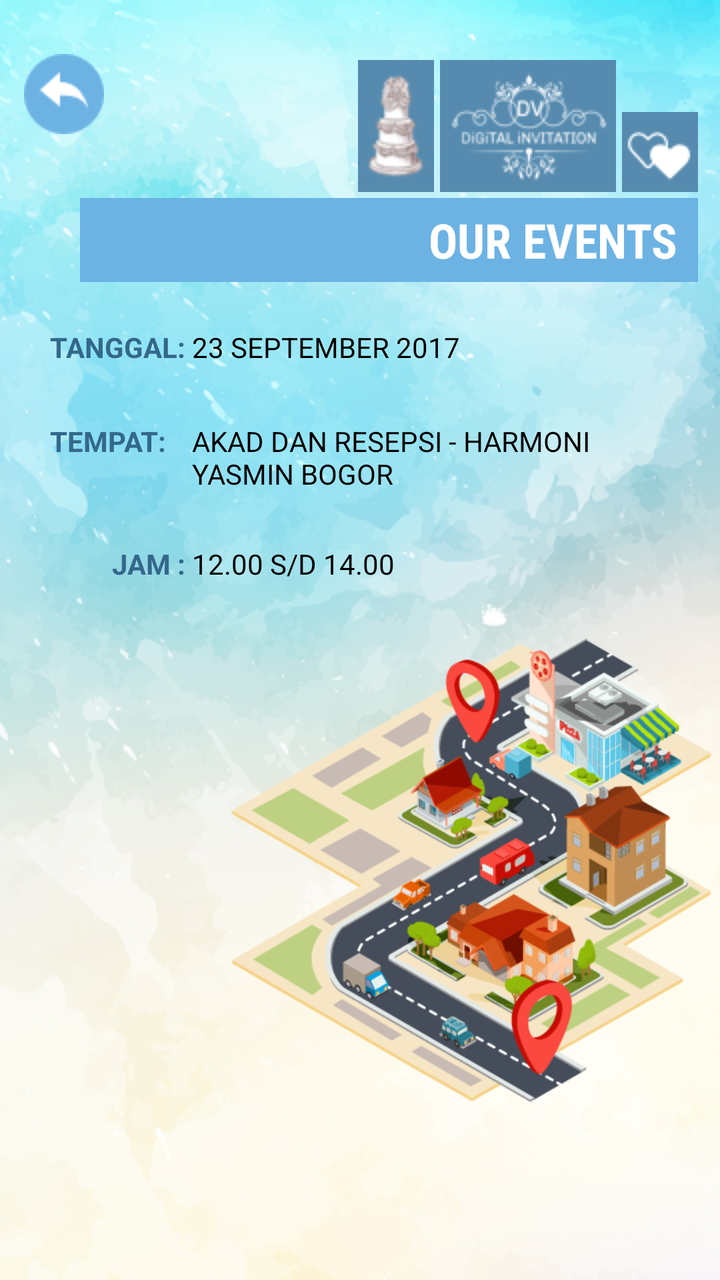
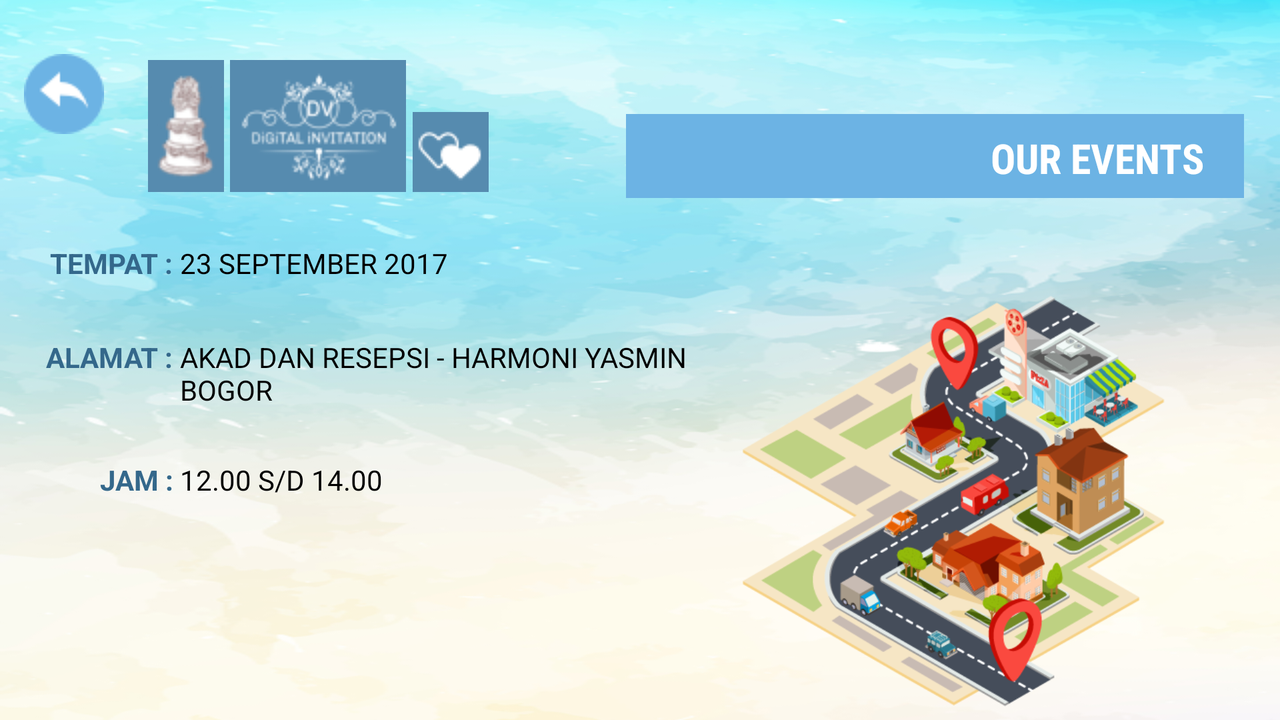

The same Android screen from two of the app's own layout files: first res/layout/ as a phone draws it, then the repository's variant for another configuration, drawn on a device whose configuration selects that folder. Both files follow.
<!-- AndroidManifest.xml: application theme AppTheme -->
<!-- res/layout/activity_our_events.xml -->
<?xml version="1.0" encoding="utf-8"?>
<android.support.constraint.ConstraintLayout xmlns:android="http://schemas.android.com/apk/res/android"
    xmlns:app="http://schemas.android.com/apk/res-auto"
    xmlns:tools="http://schemas.android.com/tools"
    android:layout_width="match_parent"
    android:layout_height="match_parent"
    android:background="@drawable/bg"
    tools:context="com.ditestudio.digivpro.ourEvents">

    <RelativeLayout
        android:layout_width="fill_parent"
        android:layout_height="fill_parent"
        android:id="@+id/relative1"
        tools:layout_editor_absoluteX="0dp"
        tools:layout_editor_absoluteY="16dp">

        <ImageView
            android:id="@+id/imageCake"
            android:layout_width="wrap_content"
            android:layout_height="wrap_content"
            android:paddingBottom="3dp"
            android:paddingTop="3dp"
            app:srcCompat="@drawable/cake"
            android:layout_alignTop="@+id/backButton"
            android:layout_toLeftOf="@+id/imageLogo"
            android:layout_toStartOf="@+id/imageLogo" />

        <ImageView
            android:id="@+id/imageLogo"
            android:layout_width="wrap_content"
            android:layout_height="wrap_content"
            android:padding="3dp"
            app:srcCompat="@drawable/digiv_top_logo"
            android:layout_alignTop="@+id/imageCake"
            android:layout_toLeftOf="@+id/imageHearts"
            android:layout_toStartOf="@+id/imageHearts" />

        <ImageView
            android:id="@+id/imageHearts"
            android:layout_width="wrap_content"
            android:layout_height="wrap_content"
            android:layout_alignBottom="@+id/imageLogo"
            android:layout_alignParentEnd="true"
            android:layout_alignParentRight="true"
            android:layout_marginEnd="11dp"
            android:layout_marginRight="11dp"
            android:paddingBottom="3dp"
            android:paddingTop="3dp"
            app:srcCompat="@drawable/hearts" />

        <ImageButton
            android:id="@+id/backButton"
            android:layout_width="wrap_content"
            android:layout_height="wrap_content"
            android:layout_marginLeft="12dp"
            android:layout_marginStart="12dp"
            android:background="#00000000"
            app:srcCompat="@drawable/back"
            android:layout_alignParentTop="true"
            android:layout_alignParentLeft="true"
            android:layout_alignParentStart="true"
            android:layout_marginTop="27dp" />

        <ImageView
            android:id="@+id/imageView13"
            android:layout_width="wrap_content"
            android:layout_height="wrap_content"
            app:srcCompat="@drawable/bg_title_v"
            android:layout_below="@+id/imageCake"
            android:layout_alignRight="@+id/textView7"
            android:layout_alignEnd="@+id/textView7" />

        <TextView
            android:id="@+id/textView7"
            android:layout_width="wrap_content"
            android:layout_height="wrap_content"
            android:layout_alignBottom="@+id/imageView13"
            android:layout_alignEnd="@+id/imageHearts"
            android:layout_alignRight="@+id/imageHearts"
            android:fontFamily="sans-serif-condensed"
            android:paddingBottom="5dp"
            android:paddingRight="10dp"
            android:text="Our Events"
            android:textAllCaps="true"
            android:textColor="#FFFFFF"
            android:textSize="72px"
            android:textStyle="bold" />

        <ImageView
            android:id="@+id/imageView15"
            android:layout_width="wrap_content"
            android:layout_height="wrap_content"
            android:layout_alignParentBottom="true"
            android:layout_alignParentLeft="true"
            android:layout_alignParentStart="true"
            android:layout_alignParentTop="true"
            android:layout_marginLeft="111dp"
            android:layout_marginRight="12dp"
            android:layout_marginStart="111dp"
            android:layout_marginTop="229dp"
            app:srcCompat="@drawable/bg_loc" />

        <TextView
            android:id="@+id/tempatText1"
            android:layout_width="wrap_content"
            android:layout_height="wrap_content"
            android:layout_alignBaseline="@+id/tempatText"
            android:layout_alignBottom="@+id/tempatText"
            android:layout_toEndOf="@+id/tempatText"
            android:layout_toRightOf="@+id/tempatText"
            android:text="23 September 2017"
            android:textAllCaps="true"
            android:textColor="#000000" />

        <TextView
            android:id="@+id/tempatText"
            android:layout_width="wrap_content"
            android:layout_height="wrap_content"
            android:layout_alignLeft="@+id/backButton"
            android:layout_alignStart="@+id/backButton"
            android:layout_below="@+id/imageView13"
            android:layout_marginLeft="13dp"
            android:layout_marginStart="13dp"
            android:layout_marginTop="23dp"
            android:text="TANGGAL: "
            android:textAllCaps="true"
            android:textColor="@color/colorDigivDark"
            android:textStyle="bold" />

        <TextView
            android:id="@+id/alamatText1"
            android:layout_width="wrap_content"
            android:layout_height="wrap_content"
            android:layout_below="@+id/tempatText1"
            android:layout_marginTop="28dp"
            android:layout_toRightOf="@+id/tempatText"
            android:maxWidth="200dp"
            android:text="AKAD DAN RESEPSI - Harmoni Yasmin Bogor"
            android:textAllCaps="true"
            android:textColor="#000000" />

        <TextView
            android:id="@+id/alamatText"
            android:layout_width="wrap_content"
            android:layout_height="wrap_content"
            android:layout_alignBaseline="@+id/alamatText1"
            android:layout_alignBottom="@+id/alamatText1"
            android:layout_alignLeft="@+id/tempatText"
            android:layout_alignStart="@+id/tempatText"
            android:layout_toLeftOf="@+id/alamatText1"
            android:text="TEMPAT:"
            android:textAllCaps="true"
            android:textColor="@color/colorDigivDark"
            android:textStyle="bold" />

        <TextView
            android:id="@+id/jamText1"
            android:layout_width="wrap_content"
            android:layout_height="wrap_content"
            android:layout_marginTop="26dp"
            android:text="12.00 s/d 14.00"
            android:textAllCaps="true"
            android:textColor="#000000"
            android:layout_below="@+id/alamatText1"
            android:layout_alignLeft="@+id/alamatText1"
            android:layout_alignStart="@+id/alamatText1" />

        <TextView
            android:id="@+id/jamText"
            android:layout_width="wrap_content"
            android:layout_height="wrap_content"
            android:layout_alignBaseline="@+id/jamText1"
            android:layout_alignBottom="@+id/jamText1"
            android:layout_toLeftOf="@+id/jamText1"
            android:layout_toStartOf="@+id/jamText1"
            android:text="JAM : "
            android:textAllCaps="true"
            android:textColor="@color/colorDigivDark"
            android:textStyle="bold" />


    </RelativeLayout>

</android.support.constraint.ConstraintLayout>
<!-- resources referenced by this layout -->
<resources>
  <color name="colorDigivDark">#34688B</color>
  <!-- drawable back: png bitmap (drawable, 1280 bytes) -->
  <!-- drawable bg: png bitmap (drawable, 258390 bytes) -->
  <!-- drawable bg_loc: png bitmap (drawable, 97761 bytes) -->
  <!-- drawable bg_title_v: png bitmap (drawable, 412 bytes) -->
  <!-- drawable cake: png bitmap (drawable, 3224 bytes) -->
  <!-- drawable digiv_top_logo: png bitmap (drawable, 4693 bytes) -->
  <!-- drawable hearts: png bitmap (drawable, 1173 bytes) -->
  <style name="AppTheme" parent="Theme.AppCompat.DayNight.NoActionBar">
          
          <item name="colorPrimary">@color/colorPrimary</item>
          <item name="colorPrimaryDark">@color/colorPrimaryDark</item>
          <item name="colorAccent">@color/colorAccent</item>
      </style>
  <color name="colorPrimary">#1a1a1a</color>
  <color name="colorPrimaryDark">#000000</color>
  <color name="colorAccent">#FF4081</color>
</resources>
<!-- res/layout-land/activity_our_events.xml (the repository's variant of the layout above) -->
<!-- drawn on the phone turned sideways -->
<?xml version="1.0" encoding="utf-8"?>
<android.support.constraint.ConstraintLayout xmlns:android="http://schemas.android.com/apk/res/android"
    xmlns:app="http://schemas.android.com/apk/res-auto"
    xmlns:tools="http://schemas.android.com/tools"
    android:layout_width="match_parent"
    android:layout_height="match_parent"
    android:background="@drawable/bg"
    tools:context="com.ditestudio.digivpro.ourEvents">

    <RelativeLayout
        android:layout_width="fill_parent"
        android:layout_height="fill_parent"
        android:id="@+id/relative1"
        tools:layout_editor_absoluteX="0dp"
        tools:layout_editor_absoluteY="16dp">

        <ImageView
            android:id="@+id/imageCake"
            android:layout_width="wrap_content"
            android:layout_height="wrap_content"
            android:paddingBottom="3dp"
            android:paddingTop="3dp"
            app:srcCompat="@drawable/cake"
            android:layout_alignTop="@+id/backButton"
            android:layout_toLeftOf="@+id/imageLogo"
            android:layout_toStartOf="@+id/imageLogo" />

        <ImageView
            android:id="@+id/imageLogo"
            android:layout_width="wrap_content"
            android:layout_height="wrap_content"
            android:padding="3dp"
            app:srcCompat="@drawable/digiv_top_logo"
            android:layout_alignBottom="@+id/imageHearts"
            android:layout_alignRight="@+id/tempatText1"
            android:layout_alignEnd="@+id/tempatText1"
            android:layout_marginRight="18dp"
            android:layout_marginEnd="18dp" />

        <ImageView
            android:id="@+id/imageHearts"
            android:layout_width="wrap_content"
            android:layout_height="wrap_content"
            android:paddingBottom="3dp"
            android:paddingTop="3dp"
            app:srcCompat="@drawable/hearts"
            android:layout_alignBottom="@+id/imageView13"
            android:layout_toRightOf="@+id/jamText1"
            android:layout_toEndOf="@+id/jamText1"
            android:layout_marginLeft="15dp"
            android:layout_marginStart="15dp" />

        <ImageButton
            android:id="@+id/backButton"
            android:layout_width="wrap_content"
            android:layout_height="wrap_content"
            android:layout_marginLeft="12dp"
            android:layout_marginStart="12dp"
            android:background="#00000000"
            app:srcCompat="@drawable/back"
            android:layout_alignParentTop="true"
            android:layout_alignParentLeft="true"
            android:layout_alignParentStart="true"
            android:layout_marginTop="27dp" />

        <ImageView
            android:id="@+id/imageView13"
            android:layout_width="wrap_content"
            android:layout_height="wrap_content"
            app:srcCompat="@drawable/bg_title_v"
            android:layout_marginRight="18dp"
            android:layout_marginEnd="18dp"
            android:layout_alignBottom="@+id/imageCake"
            android:layout_alignParentRight="true"
            android:layout_alignParentEnd="true" />

        <TextView
            android:id="@+id/textView7"
            android:layout_width="wrap_content"
            android:layout_height="wrap_content"
            android:layout_alignEnd="@+id/imageView13"
            android:layout_alignRight="@+id/imageView13"
            android:layout_alignTop="@+id/imageView13"
            android:fontFamily="sans-serif-condensed"
            android:paddingBottom="5dp"
            android:paddingRight="20dp"
            android:paddingTop="8dp"
            android:text="Our Events"
            android:textAllCaps="true"
            android:textColor="#FFFFFF"
            android:textSize="62px"
            android:textStyle="bold" />

        <ImageView
            android:id="@+id/imageView15"
            android:layout_width="wrap_content"
            android:layout_height="wrap_content"
            app:srcCompat="@drawable/bg_loc"
            android:layout_alignParentBottom="true"
            android:layout_alignLeft="@+id/imageView13"
            android:layout_alignStart="@+id/imageView13"
            android:layout_below="@+id/tempatText1" />

        <TextView
            android:id="@+id/tempatText1"
            android:layout_width="wrap_content"
            android:layout_height="wrap_content"
            android:layout_alignBaseline="@+id/tempatText"
            android:layout_alignBottom="@+id/tempatText"
            android:layout_toEndOf="@+id/tempatText"
            android:layout_toRightOf="@+id/tempatText"
            android:text="23 September 2017"
            android:textAllCaps="true"
            android:textColor="#000000" />

        <TextView
            android:id="@+id/tempatText"
            android:layout_width="wrap_content"
            android:layout_height="wrap_content"
            android:layout_marginTop="23dp"
            android:text="TEMPAT : "
            android:textAllCaps="true"
            android:textColor="@color/colorDigivDark"
            android:textStyle="bold"
            android:layout_marginLeft="13dp"
            android:layout_marginStart="13dp"
            android:layout_below="@+id/imageView13"
            android:layout_alignLeft="@+id/backButton"
            android:layout_alignStart="@+id/backButton" />

        <TextView
            android:id="@+id/alamatText1"
            android:layout_width="wrap_content"
            android:layout_height="wrap_content"
            android:layout_below="@+id/tempatText1"
            android:layout_marginTop="28dp"
            android:layout_toRightOf="@+id/tempatText"
            android:maxWidth="300dp"
            android:text="AKAD DAN RESEPSI - Harmoni Yasmin Bogor"
            android:textAllCaps="true"
            android:textColor="#000000" />

        <TextView
            android:id="@+id/alamatText"
            android:layout_width="wrap_content"
            android:layout_height="wrap_content"
            android:layout_alignBaseline="@+id/alamatText1"
            android:layout_alignBottom="@+id/alamatText1"
            android:layout_toLeftOf="@+id/alamatText1"
            android:layout_toStartOf="@+id/alamatText1"
            android:text="ALAMAT : "
            android:textAllCaps="true"
            android:textColor="@color/colorDigivDark"
            android:textStyle="bold" />

        <TextView
            android:id="@+id/jamText1"
            android:layout_width="wrap_content"
            android:layout_height="wrap_content"
            android:layout_marginTop="26dp"
            android:text="12.00 s/d 14.00"
            android:textAllCaps="true"
            android:textColor="#000000"
            android:layout_below="@+id/alamatText1"
            android:layout_alignLeft="@+id/alamatText1"
            android:layout_alignStart="@+id/alamatText1" />

        <TextView
            android:id="@+id/jamText"
            android:layout_width="wrap_content"
            android:layout_height="wrap_content"
            android:layout_alignBaseline="@+id/jamText1"
            android:layout_alignBottom="@+id/jamText1"
            android:layout_toLeftOf="@+id/jamText1"
            android:layout_toStartOf="@+id/jamText1"
            android:text="JAM : "
            android:textAllCaps="true"
            android:textColor="@color/colorDigivDark"
            android:textStyle="bold" />


    </RelativeLayout>

</android.support.constraint.ConstraintLayout>
